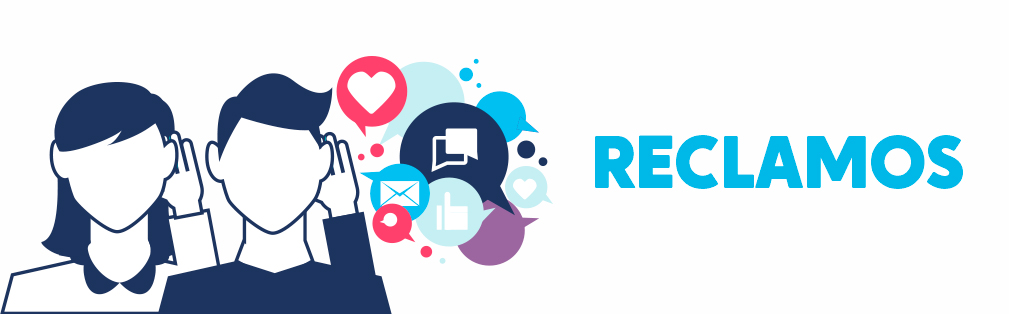
#> input picture pqrs/electiva/reclamos.jpg, 1009 x 314 px
$ python gris_reclamo.py
#> lines starting #> are read from the running program, lines starting #| are printed output that depends on the picture
import cv2


def convertir_a_grises(imagen):
#> called with imagen = 'reclamos.jpg'
    imagen_original = cv2.imread(imagen)
#> imagen_original is the input picture: shape (314, 1009, 3); mean B, G, R 230.8, 222, 212.2

    if imagen_original is None:
        print("No se pudo cargar la imagen")
        return

    # Convertir la imagen a escala de grises
    imagen_grises = cv2.cvtColor(imagen_original, cv2.COLOR_BGR2GRAY)
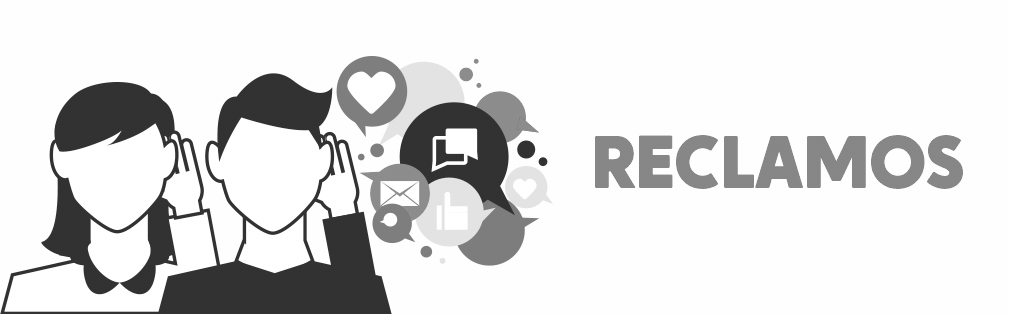
#> imagen_grises: shape (314, 1009); min 47, max 255, mean 220

    cv2.imwrite("reclamo_escala.jpg", imagen_grises)

    return imagen_grises

ruta_imagen = 'reclamos.jpg'
imagen_gris1 = convertir_a_grises(ruta_imagen)

$ run again, with pqrs/electiva/pregunta.jpg copied over pqrs/electiva/reclamos.jpg
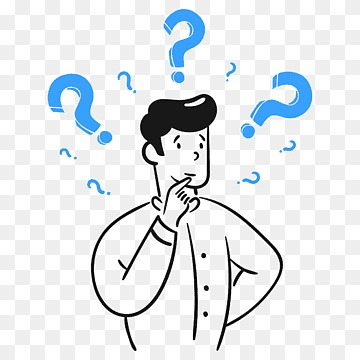
#> input picture pqrs/electiva/pregunta.jpg, 360 x 360 px
#> in convertir_a_grises, imagen_original is the input picture: shape (360, 360, 3); mean B, G, R 235.3, 232, 227.8
#> in convertir_a_grises, `imagen_grises = cv2.cvtColor(imagen_original, cv2.COLOR_BGR2GRAY)`:
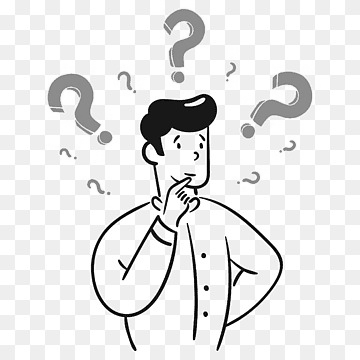
#> imagen_grises: shape (360, 360); min 0, max 255, mean 231.1
